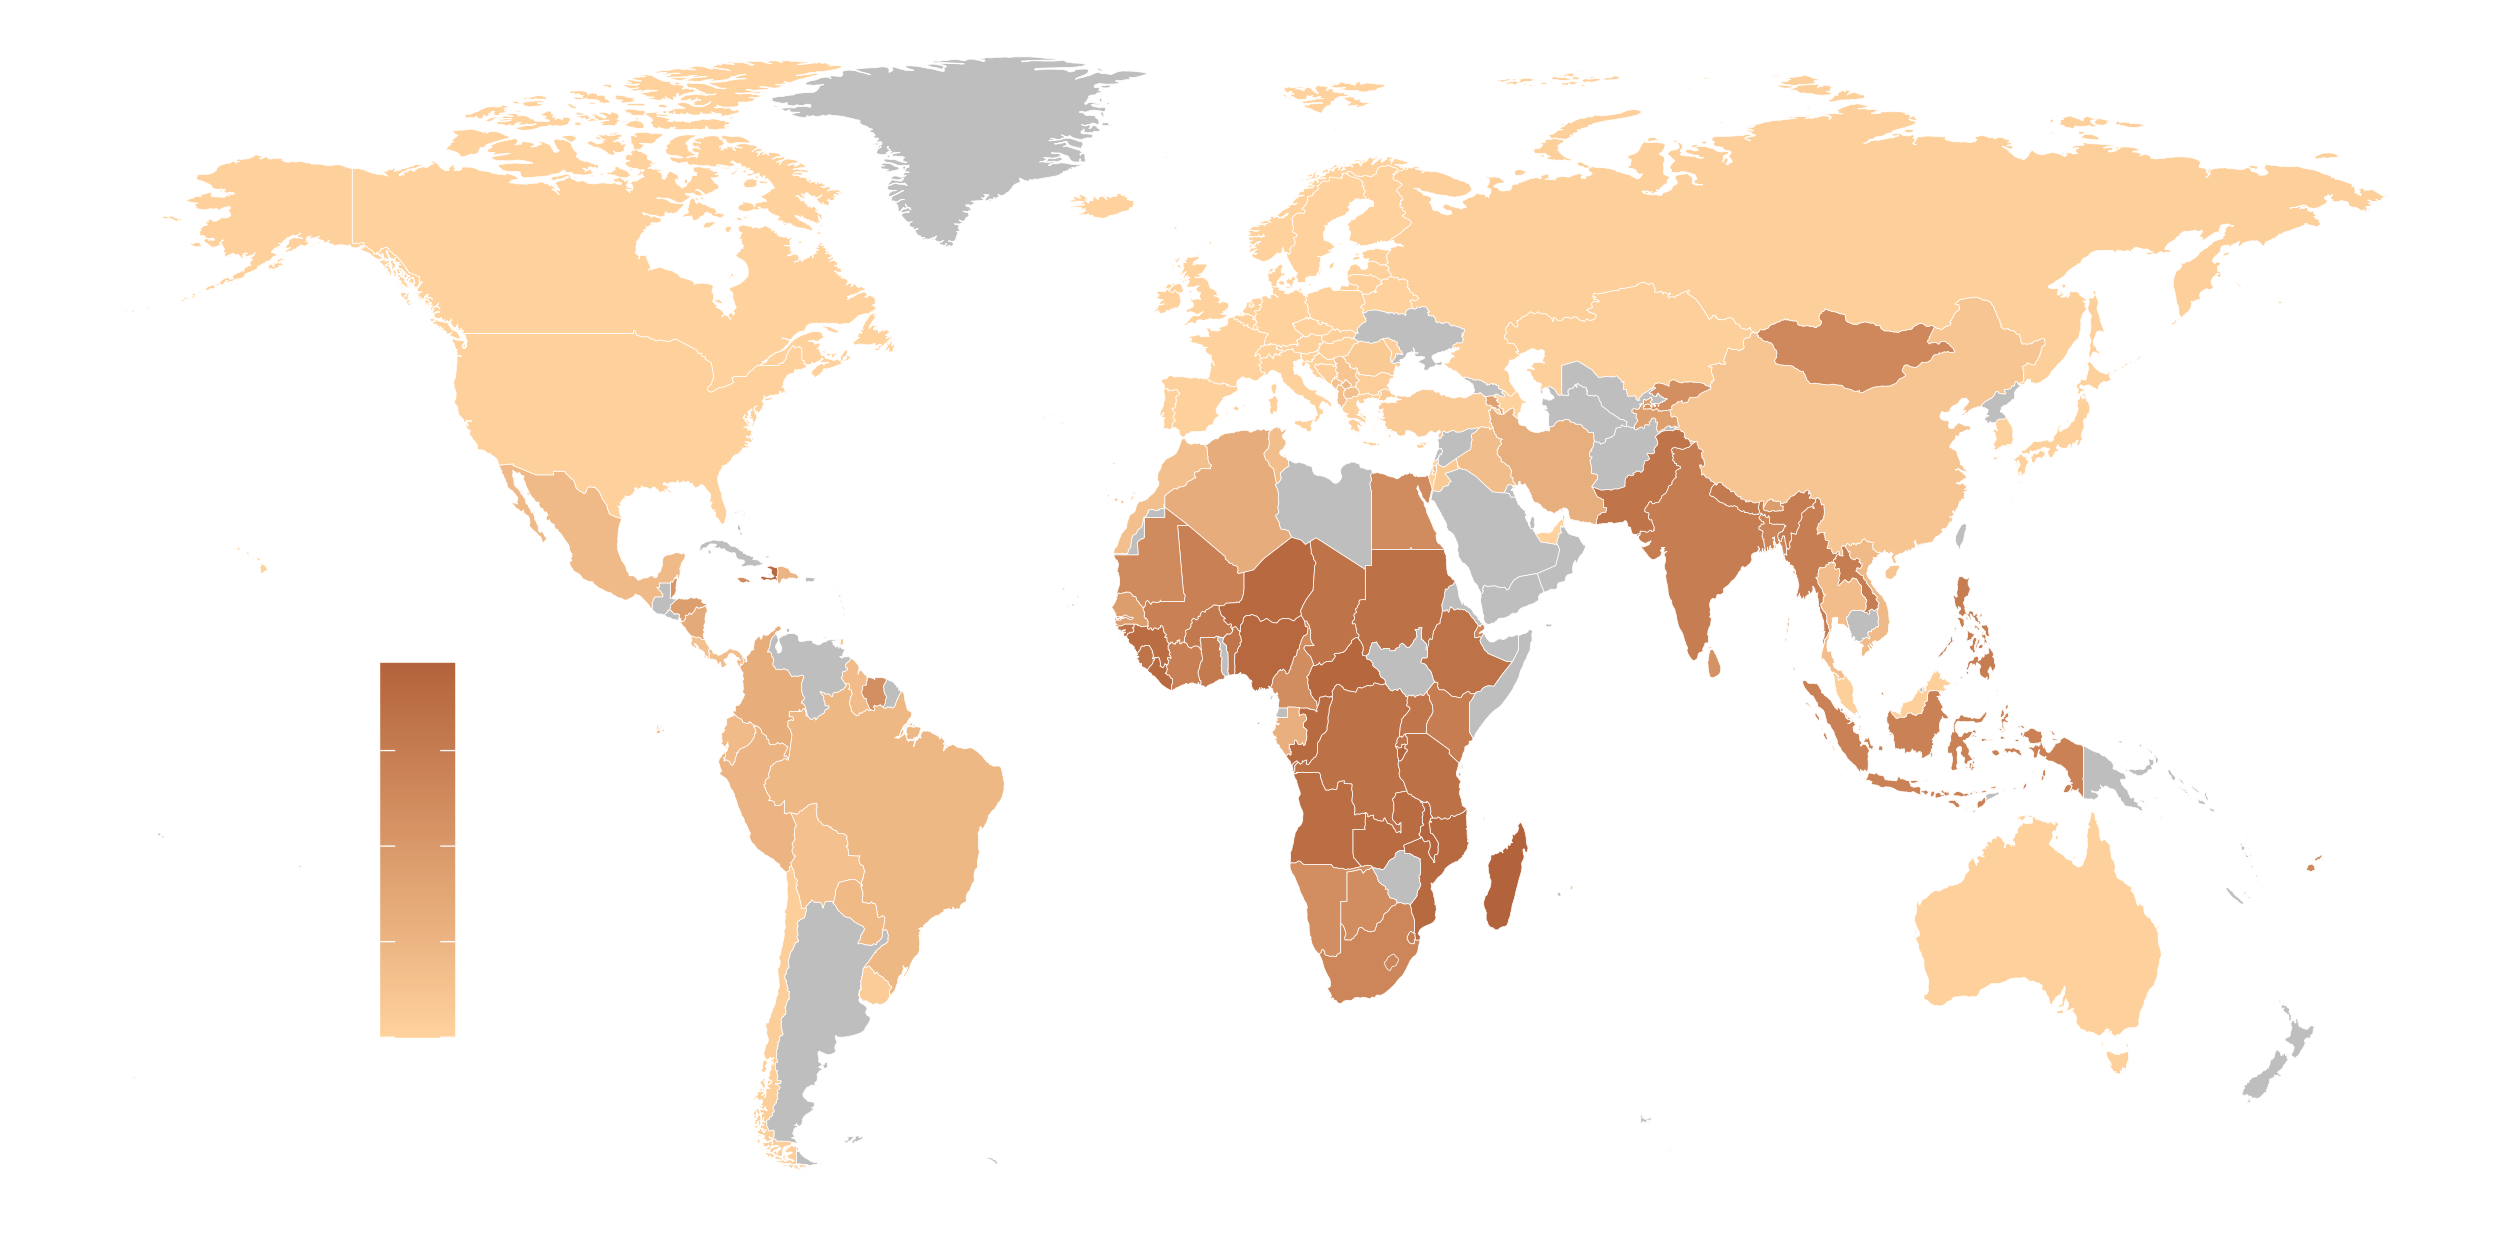

The R source for this figure:
# Install and load necessary libraries
install.packages("countrycode")
library(ggplot2)
library(countrycode)
library(tidyverse)

# Read data
unaffordable_diet <- read_csv("1- share-healthy-diet-unaffordable.csv")

# Filter and rename columns for unaffordable_diet_2021
unaffordable_diet_2021 <- unaffordable_diet %>% 
  filter(Year == "2021") %>% 
  rename(
    "Share" = `Share of the population who cannot afford a healthy diet`,
    "Country" = Entity
  )

# Create mapdata
mapdata <- map_data("world")
mapdata$CountryCode <- countrycode(
  sourcevar = mapdata$region,
  origin = "country.name",
  destination = "iso3c"
)

# Perform left join
mapdata <- left_join(
  mapdata,
  unaffordable_diet_2021,
  by = c("CountryCode" = "Code")
) %>% 
  filter(region != "Antarctica")

# Create map
map1 <- ggplot(mapdata, aes(x = long, y = lat, group = group, fill = Share)) +
  geom_polygon(colour = "white", linewidth = 0.1) + 
  scale_fill_gradient(
    name = "%",
    high = "#B3633B", 
    low = "#FFD29D",
    na.value = "gray",
    space = "Lab",
    guide = "colourbar"
  ) +
  theme_void() +
  theme(
    legend.position = c(0.18, 0.35),
    legend.text = element_text(colour = "white", size = 10),
    legend.title = element_text(colour = "white", size = 15),
    legend.key.size = unit(1.5, "lines")
  )

map1

# Save map1 as map.png
ggsave("map.png", map3, bg = "transparent", width = 10, height = 5, dpi = 250)



